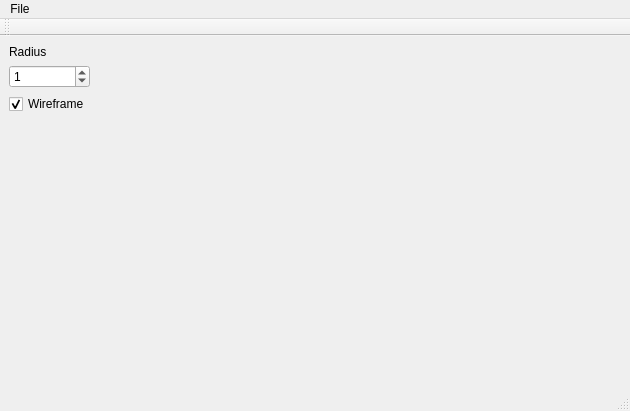
<?xml version="1.0" encoding="UTF-8"?>
<ui version="4.0">
 <class>MainWindow</class>
 <widget class="QMainWindow" name="MainWindow">
  <property name="geometry">
   <rect>
    <x>0</x>
    <y>0</y>
    <width>630</width>
    <height>411</height>
   </rect>
  </property>
  <property name="windowTitle">
   <string>QT + OpenGl</string>
  </property>
  <widget class="QWidget" name="centralwidget">
   <layout class="QHBoxLayout" name="horizontalLayout">
    <item>
     <layout class="QVBoxLayout" name="verticalLayout">
      <item>
       <widget class="QLabel" name="label">
        <property name="maximumSize">
         <size>
          <width>50</width>
          <height>16777215</height>
         </size>
        </property>
        <property name="text">
         <string>Radius</string>
        </property>
       </widget>
      </item>
      <item>
       <widget class="QSpinBox" name="radius">
        <property name="value">
         <number>1</number>
        </property>
       </widget>
      </item>
      <item>
       <widget class="QCheckBox" name="checkBox">
        <property name="maximumSize">
         <size>
          <width>100</width>
          <height>16777215</height>
         </size>
        </property>
        <property name="text">
         <string>Wireframe</string>
        </property>
        <property name="checked">
         <bool>true</bool>
        </property>
       </widget>
      </item>
      <item>
       <spacer name="verticalSpacer">
        <property name="orientation">
         <enum>Qt::Vertical</enum>
        </property>
        <property name="sizeHint" stdset="0">
         <size>
          <width>20</width>
          <height>40</height>
         </size>
        </property>
       </spacer>
      </item>
     </layout>
    </item>
    <item>
     <widget class="ViewportWidget" name="mOpenGLViewport" native="true">
      <property name="sizePolicy">
       <sizepolicy hsizetype="Expanding" vsizetype="Preferred">
        <horstretch>0</horstretch>
        <verstretch>0</verstretch>
       </sizepolicy>
      </property>
      <property name="maximumSize">
       <size>
        <width>16777215</width>
        <height>16777215</height>
       </size>
      </property>
     </widget>
    </item>
   </layout>
  </widget>
  <widget class="QMenuBar" name="menubar">
   <property name="geometry">
    <rect>
     <x>0</x>
     <y>0</y>
     <width>630</width>
     <height>25</height>
    </rect>
   </property>
   <widget class="QMenu" name="menuFile">
    <property name="title">
     <string>File</string>
    </property>
    <addaction name="action_Exit"/>
   </widget>
   <addaction name="menuFile"/>
  </widget>
  <widget class="QStatusBar" name="statusbar"/>
  <widget class="QToolBar" name="toolBar">
   <property name="windowTitle">
    <string>toolBar</string>
   </property>
   <attribute name="toolBarArea">
    <enum>TopToolBarArea</enum>
   </attribute>
   <attribute name="toolBarBreak">
    <bool>false</bool>
   </attribute>
  </widget>
  <action name="action_Exit">
   <property name="text">
    <string>&amp;Exit</string>
   </property>
  </action>
 </widget>
 <customwidgets>
  <customwidget>
   <class>ViewportWidget</class>
   <extends>QWidget</extends>
   <header>viewportwidget.h</header>
   <container>1</container>
  </customwidget>
 </customwidgets>
 <resources/>
 <connections/>
</ui>
